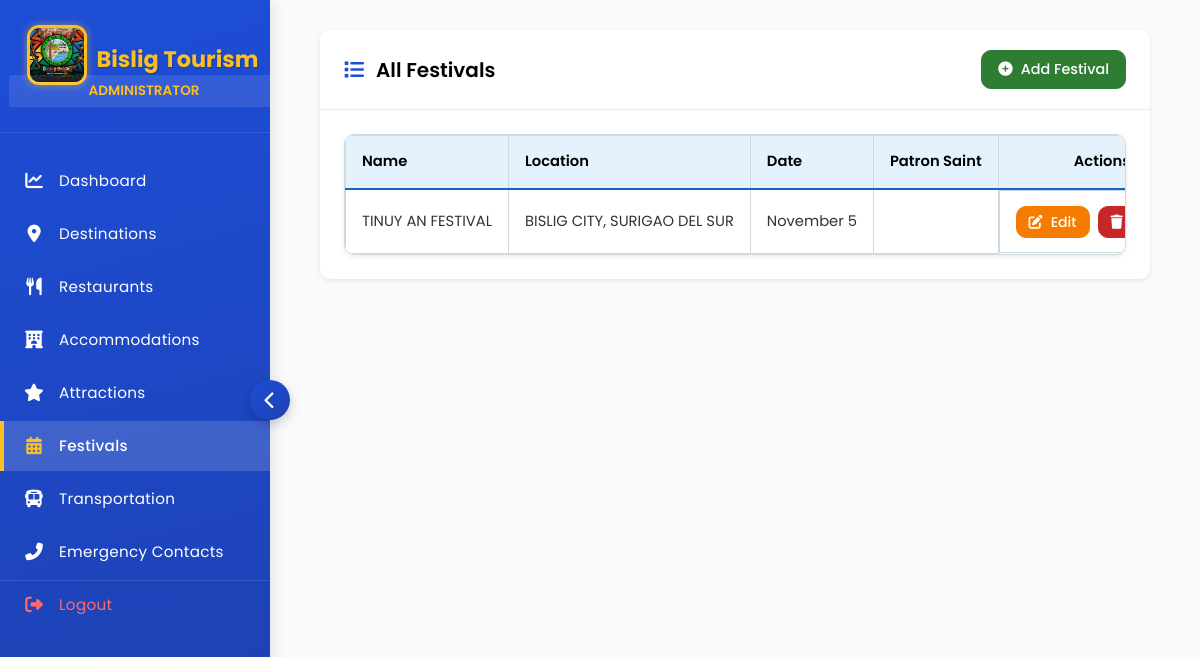
The page /admin/manage_festivals.php (signed in) on the database its author committed.
### tables this page shows
CREATE TABLE `festivals` (
  `id` int(11) NOT NULL,
  `name` varchar(100) NOT NULL,
  `description` text NOT NULL,
  `location` varchar(100) NOT NULL,
  `date` varchar(50) DEFAULT NULL,
  `patron_saint` varchar(100) DEFAULT NULL,
  `created_at` timestamp NOT NULL DEFAULT current_timestamp(),
  `updated_at` timestamp NOT NULL DEFAULT current_timestamp() ON UPDATE current_timestamp()
);

### admin/manage_festivals.php (the view, shortened to what this page needs)
<?php
include 'database.php';
$result = mysqli_query($conn, "SELECT * FROM festivals ORDER BY id DESC");
?>
<!DOCTYPE html>
<html lang="en">
<head>
    <link rel="stylesheet" href="https://cdnjs.cloudflare.com/ajax/libs/font-awesome/6.5.1/css/all.min.css">
</head>
<body>
    <?php include 'sidebar.php'; ?>
    <main class="main-content">
        <section class="content-section">
            <div class="card">
                <div class="card-header" style="display: flex; justify-content: space-between; align-items: center;">
                    <h2><i class="fas fa-list"></i> All Festivals</h2>
                    <button class="btn btn-success" id="openAddModalBtn" style="margin-left:auto;">
                        <i class="fas fa-plus-circle"></i> Add Festival
                    </button>
                </div>
                <div class="card-body">
                    <div class="table-responsive">
                        <table class="data-table">
                            <thead>
                                <tr>
                                    <th>Name</th>
                                    <th>Location</th>
                                    <th>Date</th>
                                    <th>Patron Saint</th>
                                    <th>Actions</th>
                                </tr>
                            </thead>
                            <tbody>
                                <?php if (mysqli_num_rows($result) > 0): ?>
                                    <?php while ($row = mysqli_fetch_assoc($result)): ?>
                                    <tr>
                                        <td><?= htmlspecialchars($row['name']) ?></td>
                                        <td><?= htmlspecialchars($row['location']) ?></td>
                                        <td><?= htmlspecialchars($row['date']) ?></td>
                                        <td><?= htmlspecialchars($row['patron_saint']) ?></td>
                                        <td class="actions">
                                            <button class="btn btn-warning btn-edit"
                                                data-id="<?= $row['id'] ?>"
                                                data-name="<?= htmlspecialchars($row['name']) ?>"
                                                data-description="<?= htmlspecialchars($row['description']) ?>"
                                                data-location="<?= htmlspecialchars($row['location']) ?>"
                                                data-date="<?= htmlspecialchars($row['date']) ?>"
                                                data-patron_saint="<?= htmlspecialchars($row['patron_saint']) ?>"
                                            >
                                                <i class="fas fa-edit"></i> Edit
                                            </button>
                                            <button class="btn btn-danger btn-sm btn-delete" data-id="<?= $row['id'] ?>" data-name="<?= htmlspecialchars($row['name']) ?>">
                                                <i class="fas fa-trash"></i> Delete
                                            </button>
                                        </td>
                                    </tr>
                                    <?php endwhile; ?>
                                <?php endif; ?>
                            </tbody>
                        </table>
                    </div>
                </div>
            </div>
        </section>
    </main>
</body>
</html>

### admin/manage_festivals.php (style rules this page uses)
:root { --primary-green: #2e7d32; --light-green: #4caf50; --accent-green: #e8f5e9; --primary-blue: #1565c0; --light-blue: #42a5f5; --accent-blue: #e3f2fd; --primary-red: #c62828; --light-red: #ef5350; --accent-red: #ffebee; --primary-maroon: #880e4f; --light-maroon: #ad1457; --accent-maroon: #fce4ec; --neutral-dark: #263238; --neutral-mid: #607d8b; --neutral-light: #eceff1; --white: #ffffff; --border-radius: 6px; --box-shadow-sm: 0 2px 5px rgba(0, 0, 0, 0.08); --box-shadow: 0 4px 12px rgba(0, 0, 0, 0.15); --transition: all 0.2s ease-in-out; --font-family: 'Poppins', sans-serif; --table-border-color: #d0d9dd; --table-header-border-color: var(--primary-blue); }
body { font-family: var(--font-family); background-color: #f8f9fa; color: var(--neutral-dark); margin: 0; line-height: 1.6; }
.content-section { max-width: 1400px; margin: 0 auto; padding: 0 20px; }
.card { background: var(--white); border-radius: var(--border-radius); box-shadow: var(--box-shadow-sm); margin-bottom: 1.5rem; border: none; overflow: hidden; }
.card-header { display: flex; justify-content: space-between; align-items: center; padding: 1.25rem 1.5rem; background: var(--white); border-bottom: 1px solid rgba(0, 0, 0, 0.08); }
.card-header h2 { font-size: 1.25rem; font-weight: 600; color: black; margin: 0; display: flex; align-items: center; }
.card-header h2 i { margin-right: 12px; color: #1d4ed8; }
.card-body { padding: 1.5rem; }
.btn { padding: 0.5rem 1rem; border-radius: var(--border-radius); font-weight: 500; border: none; cursor: pointer; transition: var(--transition); display: inline-flex; align-items: center; justify-content: center; text-decoration: none; white-space: nowrap; font-size: 0.9rem; font-family: var(--font-family); }
.btn i { margin-right: 8px; }
.btn-success { background-color: var(--primary-green); color: var(--white); border: 1px solid var(--primary-green); }
.btn-danger { background-color: var(--primary-red); color: var(--white); border: 1px solid var(--primary-red); }
.btn-warning { background-color: #f57c00; color: var(--white); border: 1px solid #f57c00; }
.btn-sm { padding: 0.35rem 0.75rem; font-size: 0.85rem; }
.table-responsive { overflow-x: auto; border-radius: var(--border-radius); box-shadow: var(--box-shadow-sm); border: 1px solid var(--table-border-color); }
.data-table { width: 100%; border-collapse: collapse; border-spacing: 0; font-size: 0.92rem; white-space: nowrap; border: none; }
.data-table thead th { background-color: var(--accent-blue); color: black; padding: 0.9rem 1rem; font-weight: 600; position: sticky; top: 0; z-index: 10; border: 1px solid var(--table-border-color); border-bottom: 2px solid var(--table-header-border-color); text-align: left; }
.data-table thead th:last-child { text-align: center; }
.data-table tbody tr { transition: var(--transition); border-bottom: 1px solid var(--table-border-color); }
.data-table tbody tr:last-child { border-bottom: none; }
.data-table td { padding: 0.9rem 1rem; border: 1px solid var(--table-border-color); vertical-align: middle; }
.data-table td:first-child { text-align: right; }
.data-table td:last-child { text-align: center; }
.data-table .actions { display: flex; gap: 8px; justify-content: center; align-items: center; }
.data-table .actions .btn { display: inline-flex; align-items: center; justify-content: center; height: 32px; min-height: 32px; padding: 0 12px; font-size: 0.88rem; line-height: 1; box-sizing: border-box; }

### admin/sidebar.php (style rules this page uses)
:root { --primary-color: #1d4ed8; --primary-dark: #1e40af; --primary-light: #3b82f6; --secondary-color: #e0f2fe; --accent-color: #fbbf24; --text-color: #333333; --light-text: #ffffff; --muted-text: #777777; --bg-color: #f8fafc; --card-bg: #ffffff; --sidebar-width: 270px; --sidebar-collapsed: 80px; --header-height: 70px; --border-radius: 10px; --card-radius: 12px; --shadow: 0 4px 15px rgba(0, 0, 0, 0.08); --sidebar-shadow: 2px 0 15px rgba(0, 0, 0, 0.1); --card-shadow: 0 6px 15px rgba(29, 78, 216, 0.08); --transition: all 0.3s ease; --menu-item-height: 50px; }
* { box-sizing: border-box; }
body { font-family: 'Poppins', sans-serif; margin: 0; background-color: var(--bg-color); color: var(--text-color); overflow-x: hidden; }
.main-content { transition: margin-left var(--transition); margin-left: var(--sidebar-width); padding: 30px; min-height: 100vh; background-color: var(--bg-color); box-sizing: border-box; }

### rows shown on the page
festivals: name "TINUY AN FESTIVAL", location "BISLIG CITY, SURIGAO DEL SUR", date "November 5"
